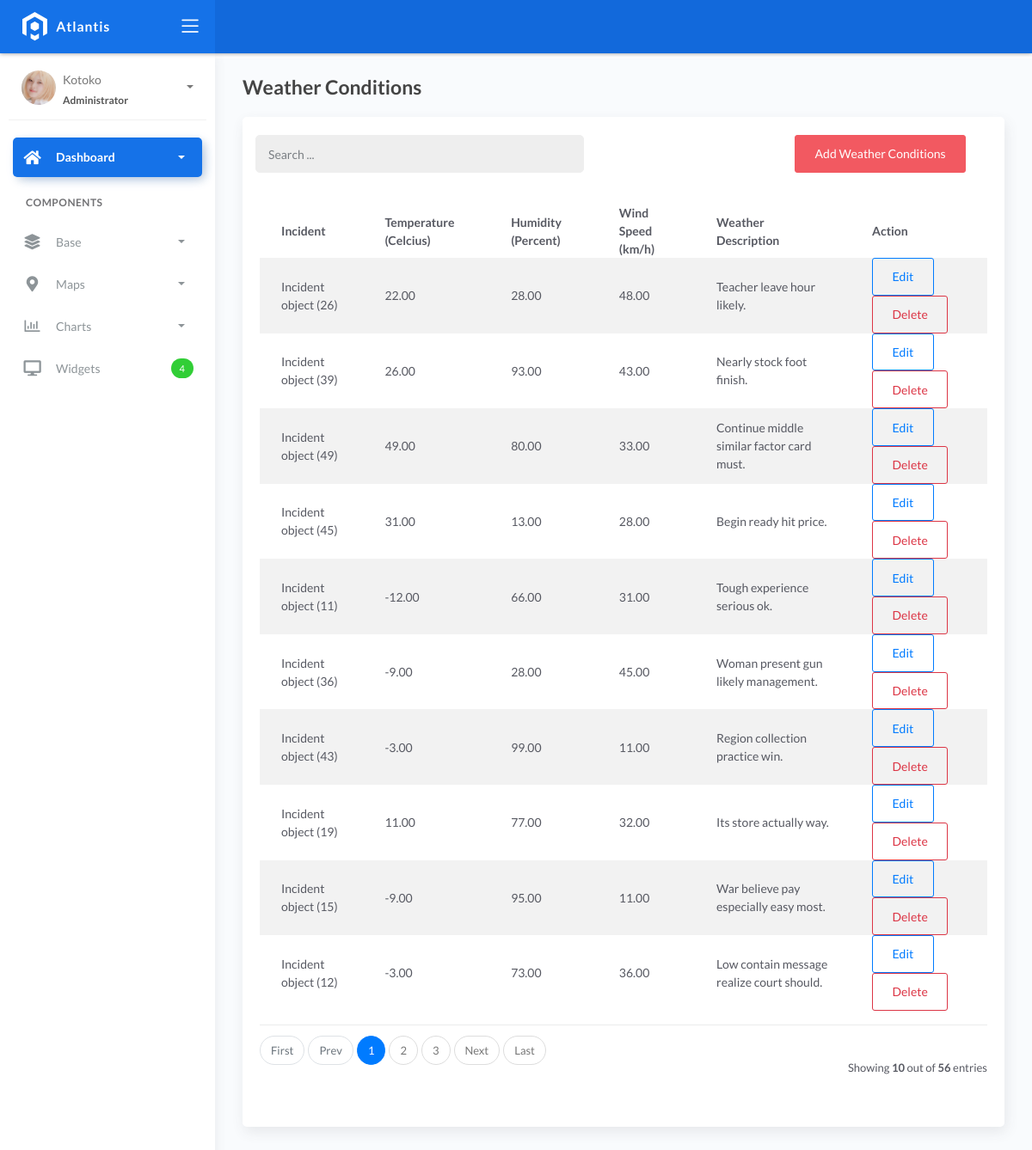
Page /weather/ on the earlier database version.
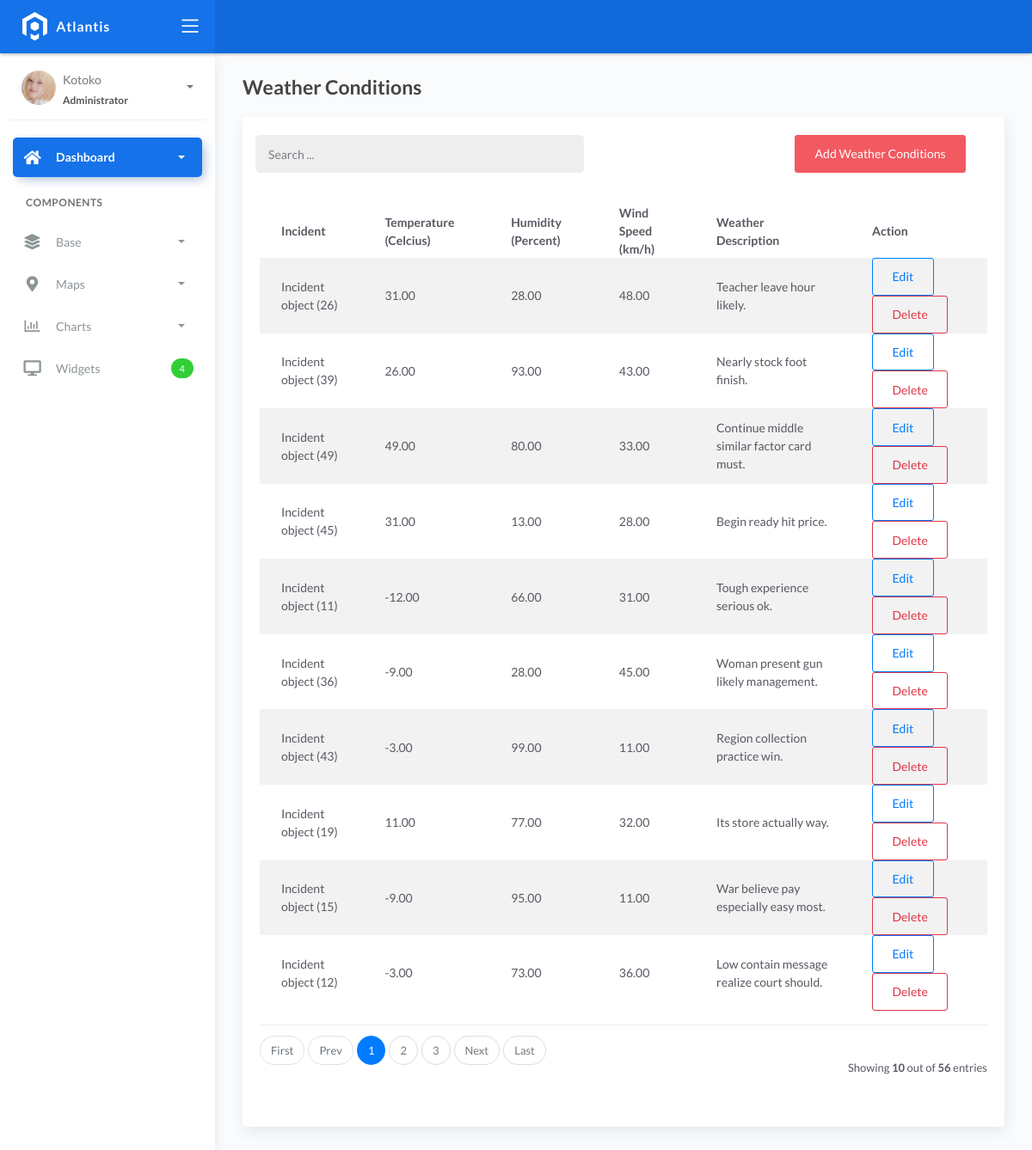
Same page on the later database version.
### fire/models.py (models this page shows)
class BaseModel(models.Model):
    created_at = models.DateTimeField(auto_now_add=True, db_index=True)
    updated_at = models.DateTimeField(auto_now=True)
    class Meta:
        abstract = True

class WeatherConditions(BaseModel):
    incident = models.ForeignKey(Incident, on_delete=models.CASCADE)
    temperature = models.DecimalField(max_digits=10, decimal_places=2)
    humidity = models.DecimalField(max_digits=10, decimal_places=2)
    wind_speed = models.DecimalField(max_digits=10, decimal_places=2)
    weather_description = models.CharField(max_length=150)

class Incident(BaseModel):
    SEVERITY_CHOICES = (
        ('Minor Fire', 'Minor Fire'),
        ('Moderate Fire', 'Moderate Fire'),
        ('Major Fire', 'Major Fire'),
    )
    location = models.ForeignKey(Locations, on_delete=models.CASCADE)
    date_time = models.DateTimeField(blank=True, null=True)
    severity_level = models.CharField(max_length=45, choices=SEVERITY_CHOICES)
    description = models.CharField(max_length=250)

### fire/views.py (the view, shortened to what this page needs)
# urls.py: path('weather/', WeatherConditionsList.as_view(), name='weather-list'),
class WeatherConditionsList(ListView):
    model = WeatherConditions
    template_name = 'weather/weather_list.html'
    context_object_name = 'weather'
    paginate_by = 10
    def get_queryset(self, *args, **kwargs):
        qs = super(WeatherConditionsList, self).get_queryset(*args, **kwargs)
        return qs

### templates/weather/weather_list.html (shortened to what this page needs)
{% extends 'base.html' %} {% load static %} {% block content %}
<div class="content">
  <div class="page-inner">
    <h4 class="page-title">Weather Conditions</h4>
    <div class="row">
      <div class="col-md-12">
        <div class="card">
          <br />
          <div class="col-md-12 row">
            <div class="col-md-6">
              <form class="navbar-left navbar-form nav-search mr-md-3" action="{% url 'weather-list' %}">
                <div class="input-group">
                  <input type="text" placeholder="Search ..." class="form-control" name="q" />
                  <div class="input-group-append">
                    <span class="input-group-text">
                    </span>
                  </div>
                </div>
              </form>
            </div>
            <div class="col-md-6">
              <div class="pull-right">
                <a href="{% url 'weather-add' %}" class="btn btn-danger btn-square">Add Weather Conditions</a>
              </div>
            </div>
          </div>
          <div class="card-body">
            <table class="table table-striped mt-3">
              <thead>
                <tr>
                  <th scope="col">Incident</th>
                  <th scope="col">Temperature (Celcius)</th>
                  <th scope="col">Humidity (Percent)</th>
                  <th scope="col">Wind Speed (km/h)</th>
                  <th scope="col">Weather Description</th>
                  <th scope="col">Action</th>
                </tr>
              </thead>
              <tbody>
                {% for object in object_list %}
                <tr>
                  <td>{{ object.incident }}</td>
                  <td>{{ object.temperature }}</td>
                  <td>{{ object.humidity }}</td>
                  <td>{{ object.wind_speed }}</td>
                  <td>{{ object.weather_description }}</td>
                  <td>
                    <a href="{% url 'weather-update' object.pk %}" class="btn btn-outline-primary">Edit</a>
                    <a href="{% url 'weather-delete' object.pk %}" class="btn btn-outline-danger">Delete</a>
                  </td>
                </tr>
                {% empty %}
                <tr>
                  <td colspan="7" style="text-align: center">
                    <p class="text-sm font-weight-bold mb-0">No Records Found</p>
                  </td>
                </tr>
                {% endfor %}
              </tbody>
            </table>
            {% include 'includes/pagination.html' %}
          </div>
        </div>
      </div>
    </div>
  </div>
</div>
{% endblock %}

### templates/base.html (shortened to what this page needs)
{% load static %}
<!DOCTYPE html>
<html lang="en">
  <head>
    <link rel="stylesheet" href="{% static 'css/bootstrap.min.css' %}" />
    <link rel="stylesheet" href="{% static 'css/atlantis.min.css' %}" />
    <link rel="stylesheet" href="{% static 'css/demo.css' %}" />
  </head>
  <body>
    <div class="wrapper">
      <div class="main-header">
        <div class="logo-header" data-background-color="blue">
          <a href="index.html" class="logo">
            <img src="{% static 'img/logo.svg' %}" alt="navbar brand" class="navbar-brand" />
          </a>
          <div class="nav-toggle">
            <button class="btn btn-toggle toggle-sidebar">
              <i class="icon-menu"></i>
            </button>
          </div>
        </div>
        <nav class="navbar navbar-header navbar-expand-lg" data-background-color="blue2">
        </nav>
      </div>
      <div class="sidebar sidebar-style-2">
        <div class="sidebar-wrapper scrollbar scrollbar-inner">
          <div class="sidebar-content">
            <div class="user">
              <div class="avatar-sm float-left mr-2">
                <img src="{% static 'img/kotoko.jpg' %}" alt="..." class="avatar-img rounded-circle" />
              </div>
              <div class="info">
                <a data-toggle="collapse" href="#collapseExample" aria-expanded="true">
                  <span>
                    Kotoko
                    <span class="user-level">Administrator</span>
                    <span class="caret"></span>
                  </span>
                </a>
              </div>
            </div>
            <ul class="nav nav-primary">
              <li class="nav-item active">
                <a data-toggle="collapse" href="#dashboard" class="collapsed" aria-expanded="false">
                  <i class="fas fa-home"></i>
                  <p>Dashboard</p>
                  <span class="caret"></span>
                </a>
              </li>
              <li class="nav-section">
                <h4 class="text-section">Components</h4>
              </li>
              <li class="nav-item">
                <a data-toggle="collapse" href="#base">
                  <i class="fas fa-layer-group"></i>
                  <p>Base</p>
                  <span class="caret"></span>
                </a>
              </li>
              <li class="nav-item">
                <a data-toggle="collapse" href="#maps">
                  <i class="fas fa-map-marker-alt"></i>
                  <p>Maps</p>
                  <span class="caret"></span>
                </a>
              </li>
              <li class="nav-item">
                <a data-toggle="collapse" href="#charts">
                  <i class="far fa-chart-bar"></i>
                  <p>Charts</p>
                  <span class="caret"></span>
                </a>
              </li>
              <li class="nav-item">
                <a href="widgets.html">
                  <i class="fas fa-desktop"></i>
                  <p>Widgets</p>
                  <span class="badge badge-success">4</span>
                </a>
              </li>
            </ul>
          </div>
        </div>
      </div>
      <div class="main-panel">
        <div class="content">
          {% block content %}
          {% endblock %}
          </div>
        </div>
        <footer class="footer">
          <div class="container-fluid">
            <nav class="pull-left">
              <ul class="nav">
                <li class="nav-item">
                  <a class="nav-link" href="https://www.themekita.com"> ThemeKita </a>
                </li>
                <li class="nav-item">
                  <a class="nav-link" href="#"> Help </a>
                </li>
                <li class="nav-item">
                  <a class="nav-link" href="#"> Licenses </a>
                </li>
              </ul>
            </nav>
            <div class="copyright ml-auto">2018, made with  by <a href="https://www.themekita.com">ThemeKita</a></div>
          </div>
        </footer>
      </div>
  </body>
</html>

### templates/includes/pagination.html (shortened to what this page needs)
{% if is_paginated %}
<div class="card-footer px-0 border-0 d-flex flex-column flex-lg-row align-items-center justify-content-between mt-3">
  <nav aria-label="Topics pagination" class="mb-4">
    <ul class="pagination">
      {% if page_obj.number > 1 %}
      <li class="page-item">
        <a class="page-link" href="?page=1">First</a>
      </li>
      {% else %}
      <li class="page-item disabled">
        <span class="page-link">First</span>
      </li>
      {% endif %} {% if page_obj.has_previous %}
      <li class="page-item">
        <a class="page-link" href="?page={{ page_obj.previous_page_number }}">Prev</a>
      </li>
      {% else %}
      <li class="page-item disabled">
        <span class="page-link">Prev</span>
      </li>
      {% endif %} {% for page_num in paginator.page_range %} {% if page_obj.number == page_num %}
      <li class="page-item active">
        <span class="page-link">
          {{ page_num }}
        </span>
      </li>
      {% elif page_num > page_obj.number|add:'-3' and page_num < page_obj.number|add:'3' %}
      <li class="page-item">
        <a class="page-link" href="?page={{ page_num }}">{{ page_num }}</a>
      </li>
      {% endif %} {% endfor %} {% if page_obj.has_next %}
      <li class="page-item">
        <a class="page-link" href="?page={{ page_obj.next_page_number }}">Next</a>
      </li>
      {% else %}
      <li class="page-item disabled">
        <span class="page-link">Next</span>
      </li>
      {% endif %} {% if page_obj.number != paginator.num_pages %}
      <li class="page-item">
        <a class="page-link" href="?page={{ paginator.num_pages }}">Last</a>
      </li>
      {% else %}
      <li class="page-item disabled">
        <span class="page-link">Last</span>
      </li>
      {% endif %}
    </ul>
  </nav>
  <div class="fw-normal small mt-4 mt-lg-0">Showing <b>{{object_list.count}}</b> out of <b>{{paginator.count}}</b> entries</div>
</div>
{% endif %}

Differences in the rows shown:
changed WeatherConditions "Teacher leave hour likely.": temperature "22.00" → "31.00"
